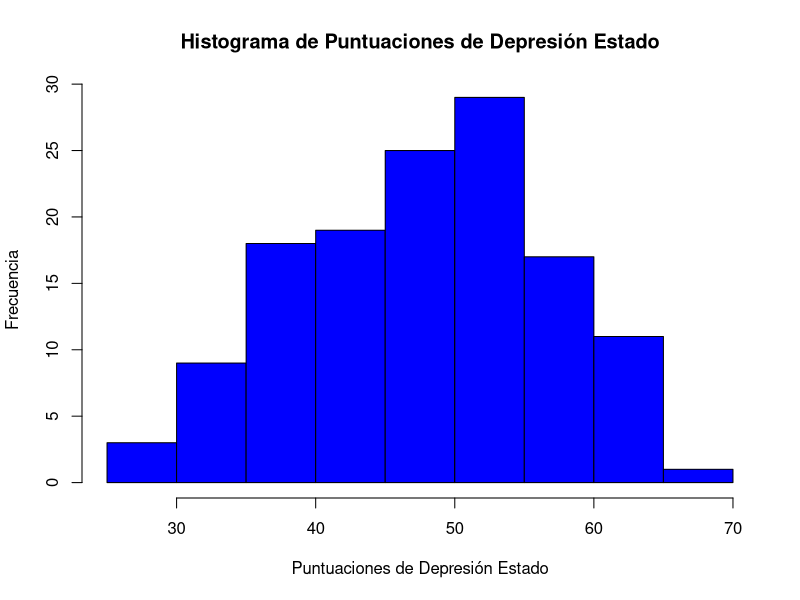
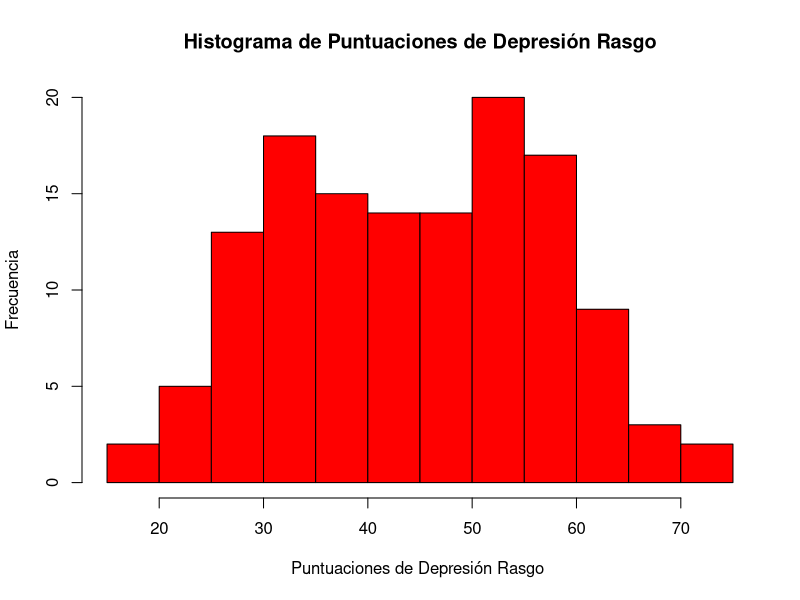

Generate these figures, in order, with R: (Note: this script raises an error after producing the figures.)
# Pruebas estadísticas de los  datos del cuestionario Idere 
# Ailín Malagón Silva
# Fecha: 09-07-2024
# Descripción : Este script ejecuta el análisis de varianza en los resultados de las puntuaciones del cuestionario idere como estado_rasgo 
# con el fin de analizar si existe alguna diferencia significativa entre los grupos de edades en terminos de las puntuciones obtenidas
# tomando como input filtrada_base_idere y dando como output pruebas_estadisticas_idere.

# Input Dir 
indir = "C:/Users/ailinmalagonsilva/proyectos/SaludMentalLupus/data"

#Output Dir
outdir = "C:/Users/ailinmalagonsilva/proyectos/SaludMentalLupus"

# Cargar input/data set
idere_pruebas<- read.csv("data/filtrada_base_idere.csv")

# Cargar librerías 
library(tidyverse)
#Histograma para ver si los datos siguen una distirbución normal 
#  Puntajes Estado 
hist(idere_pruebas$est_dep, main="Histograma de Puntuaciones de Depresión Estado", xlab="Puntuaciones de Depresión Estado", ylab="Frecuencia", col="blue")
# Puntajes Rasgo
hist(idere_pruebas$ras_dep, main="Histograma de Puntuaciones de Depresión Rasgo", xlab="Puntuaciones de Depresión Rasgo ", ylab="Frecuencia", col="red")

# Análisis de varianza ANOVA 

# Creación de intervalos  para obtener los  grupos de edades (variable discreta)

interval_ages <- idere_pruebas %>% 
  mutate(ages_groups = cut(age, breaks = c(17, 25, 35, 45, 55,68),
                         labels = c("17-25 años", "26-35 años", "36-45 años", "46-55 años"," 56-68 años"),
                         include.lowest = TRUE))
# Selección de los grupos de edades y sus respectivas puntuaciones de cada participante

### Pruebas para puntuaciones de estado ####
# Puntuación del cuestionario como estado (variable continua)

data_estado <- interval_ages  %>% select(est_dep, ages_groups) %>% mutate(ages_groups = as.factor(ages_groups))

#Creación de modelo para análisis : regresión lineal del puntaje del cuestionario en función del grupo de edad.
modelo_est <-lm(est_dep ~ ages_groups, data = data_estado)
# Análisis anova de la regresión lineal creada anteriormente "modelo_est"
anova_est <- aov(modelo_est)
#Ver los resultados del estudio y evaluar si se rechaza o no la H0
summary(anova_est)

# Diferencias entre dos grupos y su significancia 
TukeyHSD(anova_est)

# Comporbar NORMALIDAD (Valores mayores a 0.05 quieres decir que siguen una distribución normal)
shapiro.test(anova_est$residuals)

#Comprobar homocedasticidad (Valores mayores a 0.05 indica que las varianzas son iguales)
bartlett.test(anova_est$residuals ~ ages_groups)


### Pruebas para puntuaciones de rasgo ####


# Puntuación del cuestionario como estado (variable continua)
data_rasgo <-  interval_ages  %>% select(ras_dep, ages_groups) %>% mutate(ages_groups = as.factor(ages_groups))

#Creación de modelo para análisis : regresión lineal del puntaje del cuestionario en función del grupo de edad.
modelo_ras <- lm(ras_dep ~ ages_groups, data = data_rasgo)

# Análisis anova de la regresión lineal creada anteriormente "modelo_est"
 aov(modelo_ras)

# Comprobar NORMALIDAD (Valores mayores a 0.05 quieres decir que siguen una distribución normal)
shapiro.test(anova_ras$residuals) # Según el valor de P no sigue una distribución normal

# Realizaremos una prueba de Kruskal-Wallis  que es una alternativa no paramétrica al ANOVA para distribucinones que no son normales 
kruskal_ras <- kruskal.test(ras_dep ~ ages_groups, data = data_rasgo)


#Guardar mis varibales 
save(interval_ages, anova_est, data_estado, data_rasgo, kruskal_ras,  file = "data/pruebas_estadisticas_idere.RData")



